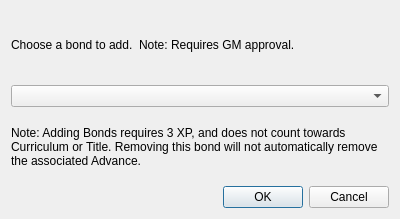
<?xml version="1.0" encoding="UTF-8"?>
<ui version="4.0">
 <class>AddBondDialog</class>
 <widget class="QDialog" name="AddBondDialog">
  <property name="geometry">
   <rect>
    <x>0</x>
    <y>0</y>
    <width>400</width>
    <height>219</height>
   </rect>
  </property>
  <property name="windowTitle">
   <string>Add Personal Trait</string>
  </property>
  <layout class="QVBoxLayout" name="verticalLayout">
   <item>
    <widget class="QLabel" name="label">
     <property name="text">
      <string>Choose a bond to add.  Note: Requires GM approval.</string>
     </property>
    </widget>
   </item>
   <item>
    <widget class="QComboBox" name="traitComboBox"/>
   </item>
   <item>
    <widget class="QLabel" name="passionwarning">
     <property name="text">
      <string>Note: Adding Bonds requires 3 XP, and does not count towards Curriculum or Title. Removing this bond will not automatically remove the associated Advance.</string>
     </property>
     <property name="wordWrap">
      <bool>true</bool>
     </property>
    </widget>
   </item>
   <item>
    <widget class="QDialogButtonBox" name="buttonBox">
     <property name="orientation">
      <enum>Qt::Horizontal</enum>
     </property>
     <property name="standardButtons">
      <set>QDialogButtonBox::Cancel|QDialogButtonBox::Ok</set>
     </property>
    </widget>
   </item>
  </layout>
 </widget>
 <resources/>
 <connections>
  <connection>
   <sender>buttonBox</sender>
   <signal>accepted()</signal>
   <receiver>AddBondDialog</receiver>
   <slot>accept()</slot>
   <hints>
    <hint type="sourcelabel">
     <x>248</x>
     <y>254</y>
    </hint>
    <hint type="destinationlabel">
     <x>157</x>
     <y>274</y>
    </hint>
   </hints>
  </connection>
  <connection>
   <sender>buttonBox</sender>
   <signal>rejected()</signal>
   <receiver>AddBondDialog</receiver>
   <slot>reject()</slot>
   <hints>
    <hint type="sourcelabel">
     <x>316</x>
     <y>260</y>
    </hint>
    <hint type="destinationlabel">
     <x>286</x>
     <y>274</y>
    </hint>
   </hints>
  </connection>
 </connections>
</ui>
